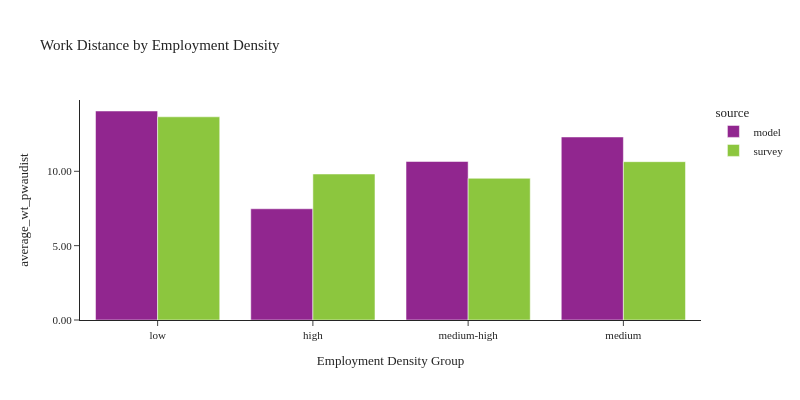

Notebook code for this chart:
### Code cell
plot_work_location(df_workers, 'emp_density_group', 'Employment Density', 'Employment Density Group')

### Figure 1 — Plotly figure (JSON) as saved in the notebook; plotly's stock layout.template omitted (floating-point values rounded to 4 significant figures)
{"data": [{"alignmentgroup": "True", "customdata": [[580369], [505216], [552807], [584667]], "hovertemplate": "source=model<br>emp_density_group=%{x}<br>average_wt_pwaudist=%{y}<br>sample count=%{customdata[0]}<extra></extra>", "legendgroup": "model", "marker": {"color": "#91268F", "pattern": {"shape": ""}}, "name": "model", "offsetgroup": "model", "orientation": "v", "showlegend": true, "textposition": "auto", "type": "bar", "x": ["low", "high", "medium-high", "medium"], "xaxis": "x", "y": [14.06, 7.481, 10.66, 12.31], "yaxis": "y"}, {"alignmentgroup": "True", "customdata": [[793], [939], [667], [424]], "hovertemplate": "source=survey<br>emp_density_group=%{x}<br>average_wt_pwaudist=%{y}<br>sample count=%{customdata[0]}<extra></extra>", "legendgroup": "survey", "marker": {"color": "#8CC63E", "pattern": {"shape": ""}}, "name": "survey", "offsetgroup": "survey", "orientation": "v", "showlegend": true, "textposition": "auto", "type": "bar", "x": ["medium", "low", "medium-high", "high"], "xaxis": "x", "y": [10.65, 13.67, 9.529, 9.819], "yaxis": "y"}], "layout": {"barmode": "group", "font": {"size": 11}, "height": 400, "legend": {"title": {"text": "source"}, "tracegroupgap": 0}, "title": {"text": "Work Distance by Employment Density"}, "width": 800, "xaxis": {"anchor": "y", "domain": [0.0, 1.0], "title": {"text": "Employment Density Group"}}, "yaxis": {"anchor": "x", "domain": [0.0, 1.0], "tickformat": ".2f", "title": {"text": "average_wt_pwaudist"}}}}
